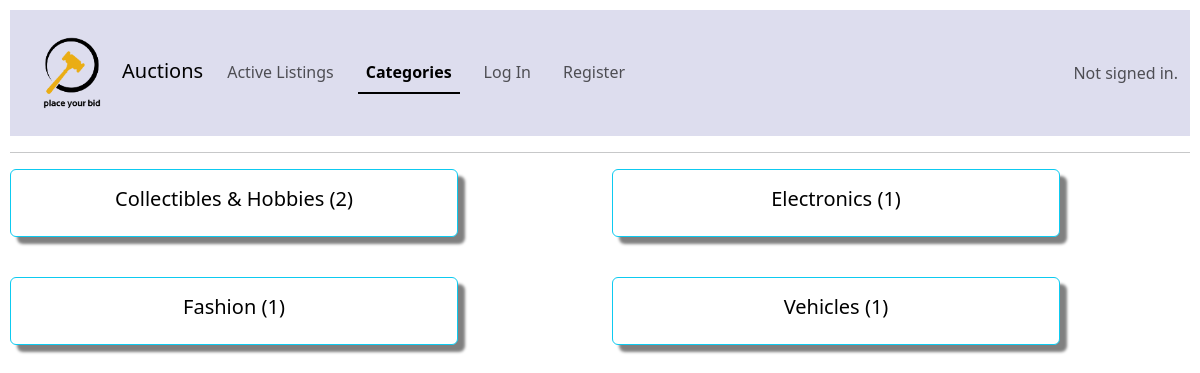
Page /categories on the earlier database version.
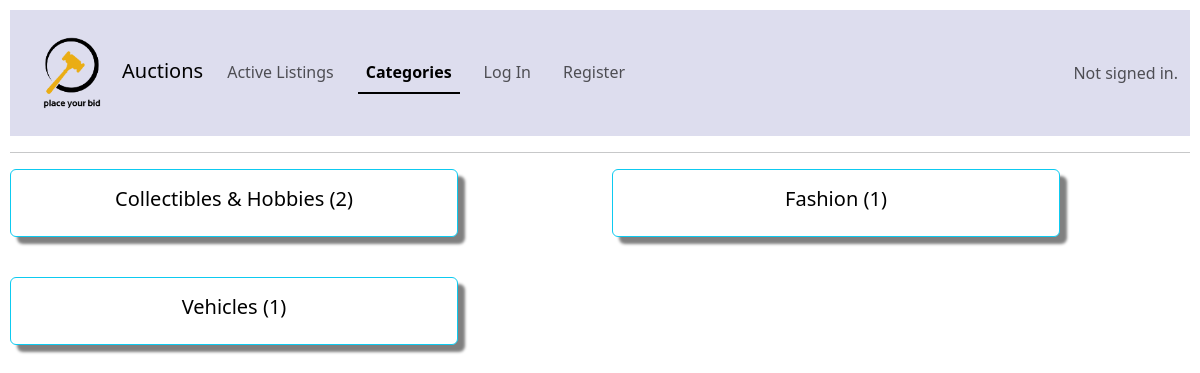
Same page on the later database version.
### auctions/models.py (models this page shows, shortened)
class listing(models.Model):  # a table for listing
    user = models.ForeignKey("User", on_delete = models.PROTECT)
    title = models.CharField(max_length = 100)
    description = models.TextField(max_length= 10000, blank = True)
    timestamp = models.DateTimeField(auto_now_add = True , null = True)
    image_url = models.URLField()
    category = models.CharField(max_length=255, blank= False, default='default_value')
    is_auction_active = models.BooleanField(null=True)

### auctions/views.py (the view)
# urls.py: path("categories",views.categories, name="categories"),
def categories(request):
    if request.method =="POST":
        which_catagory = request.POST["category_name"]
        category_item = listing.objects.all().filter(category = which_catagory).prefetch_related('bid').order_by('-timestamp')
        listing_data_with_bids = util.display_listing(category_item,False)
        return render(request, "auctions/index.html",{"listings_with_bids":listing_data_with_bids})
    else:
        all_categories = listing. objects.values('category').annotate(total=Count('category'))
        return render(request, "auctions/categories.html",{"all_categories":all_categories})

### auctions/templates/auctions/categories.html (shortened to what this page needs)
{% extends "auctions/layout.html" %}
{% block body %}
<div class="hide_active">{%block active0%}active{% endblock %}</div>
<div class="row row-cols-1 row-cols-md-2 g-4">
    {% for each_category in all_categories %}
        <form action="{% url 'categories' %} " method="post">
                <div class="col">
                    <div  class="card border-info mb-3 category" style="max-width: 28rem">
                        <button class="button" type="s">
                        <div class="card-body">
                            <h5 class="card-title">{{each_category.category}} ({{each_category.total}})</h5>
                        </div>
                        </button>
                    </div>
                </div>
       </form>
{% endfor %}
</div>
{% endblock %}

### auctions/templates/auctions/layout.html (shortened to what this page needs)
{% load static %}
<!DOCTYPE html>
<html lang="en">
<head>
    <link href="https://cdn.jsdelivr.net/npm/bootstrap@5.3.3/dist/css/bootstrap.min.css" rel="stylesheet"
>
    <link href="{% static 'auctions/styles.css' %}" rel="stylesheet">
</head>
<body>
    <nav class="navbar navbar-expand-lg navbar-light " style="background-color: #ddddee;">
        <div class="container-fluid">
            <a class="navbar-brand mb-0 h1" href="{% url 'index' %}">
                <img src="{% static 'auctions/bid_logo.png' %}" class="d-inline-block align-middle" width="100"
                    height="100">Auctions
            </a>
            <div class="collapse navbar-collapse" id="navbarText">
                <ul class="navbar-nav me-auto mb-2 mb-lg-0 nav-underline">
                    <li class="nav-item active">
                        <a class="nav-link {%block active%} {% endblock %}" href="{% url 'index' %}">Active Listings</a>
                    </li>
                    <li class="nav-item">
                        <a class="nav-link {%block active0%} {% endblock %}"
                            href="{% url 'categories' %}">Categories</a>
                    </li>
                    {% if user.is_authenticated %}
                    <li class="nav-item">
                        <a class="nav-link {%block active1%} {% endblock %}" href="{% url 'wishlist' %}">Watchlist</a>
                    </li>
                    <li class="nav-item">
                        <a class="nav-link {%block active2%} {% endblock %}" href="{% url 'create_listing' %}">Create
                            listings</a>
                    </li>
                    <li class="nav-item active">
                        <a class="nav-link {%block active3%} {% endblock %}" href="{% url 'logout' %}">Log Out</a>
                    </li>
                    {% else %}
                    <li class="nav-item active">
                        <a class="nav-link {%block active4%} {% endblock %}" href="{% url 'login' %}">Log In</a>
                    </li>
                    <li class="nav-item">
                        <a class="nav-link {%block active5%} {% endblock %}" href="{% url 'register' %}">Register</a>
                    </li>
                    {% endif %}
                </ul>
                <span class="navbar-text">
                    {% if user.is_authenticated %}
                    <div>
                        {% block notifications %} {% endblock %}
                        <a href="{% url 'HQ' %}">
                            <button type="button" class="btn btn-light">
                                <svg xmlns="http://www.w3.org/2000/svg" width="32" height="32" fill="currentColor"
                                    class="bi bi-person-circle" viewBox="0 0 16 16">
                                    <path d="M11 6a3 3 0 1 1-6 0 3 3 0 0 1 6 0" />
                                    <path fill-rule="evenodd"
                                        d="M0 8a8 8 0 1 1 16 0A8 8 0 0 1 0 8m8-7a7 7 0 0 0-5.468 11.37C3.242 11.226 4.805 10 8 10s4.757 1.225 5.468 2.37A7 7 0 0 0 8 1" />
                                </svg>
                                <strong>
                                    {{ user.username }}
                                </strong>
                            </button>
                        </a>
                    </div>
                    {% else %}
                    Not signed in.
                    {% endif %}
                </span>
            </div>
        </div>
    </nav>
    <hr>
    {% block body %}
    {% endblock %}
</body>
</html>

### auctions/static/auctions/styles.css (style rules this page uses)
body { padding: 10px; }
.category { box-shadow: 7px 7px 3px grey }
.button { background-color: transparent; border: 0px; }

Differences in the rows shown:
removed listing: category "Electronics", total "1"
